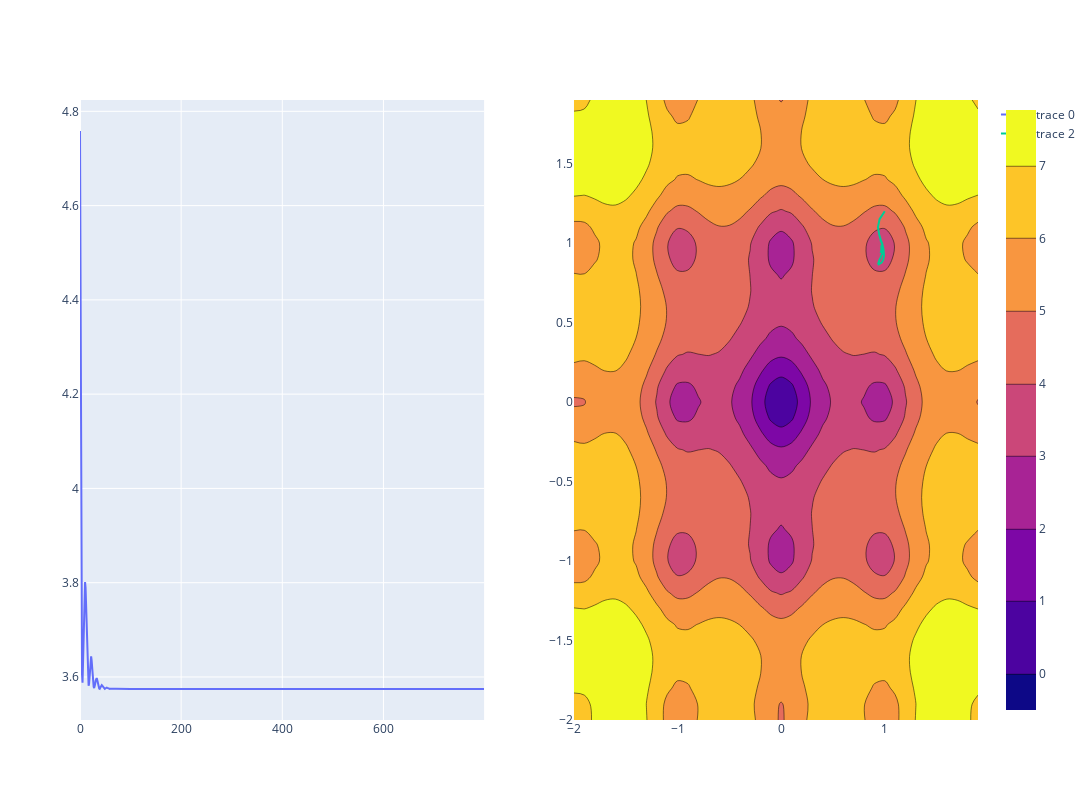

The code cell stored with this chart in its notebook:
### Code cell
m = of.Ackley(start=[1.0, 1.2], bounds=5)
ackley_sgdlevy = of.OptimisationProblem(
    m,
    torch.optim.Adam(m.parameters(), lr=0.05),
    n_epochs = 800
)
losses, params, preds = ackley_sgdlevy.run()
fig2 = ackley_sgdlevy.visualise((-2, 2), (-2, 2), 0.1, render="contour")
fig2.show()

### Figure 1 — Plotly figure (JSON) as saved in the notebook; plotly's stock layout.template omitted (floating-point values rounded to 4 significant figures; data arrays with more than 128 entries replaced by an {"elided": "..."} marker saying what was removed)
{"data": [{"type": "scatter", "x": {"elided": "800 int values"}, "xaxis": "x", "y": {"elided": "800 float values"}, "yaxis": "y"}, {"type": "contour", "x": [-2, -1.9, -1.8, -1.7, -1.6, -1.5, -1.4, -1.3, -1.2, -1.1, -1.0, -0.9, -0.8, -0.7, -0.6, -0.5, -0.4, -0.3, -0.2, -0.1, 1.776e-15, 0.1, 0.2, 0.3, 0.4, 0.5, 0.6, 0.7, 0.8, 0.9, 1.0, 1.1, 1.2, 1.3, 1.4, 1.5, 1.6, 1.7, 1.8, 1.9], "xaxis": "x2", "y": [-2, -1.9, -1.8, -1.7, -1.6, -1.5, -1.4, -1.3, -1.2, -1.1, -1.0, -0.9, -0.8, -0.7, -0.6, -0.5, -0.4, -0.3, -0.2, -0.1, 1.776e-15, 0.1, 0.2, 0.3, 0.4, 0.5, 0.6, 0.7, 0.8, 0.9, 1.0, 1.1, 1.2, 1.3, 1.4, 1.5, 1.6, 1.7, 1.8, 1.9], "yaxis": "y2", "z": {"elided": "40x40 float values"}}, {"text": {"elided": "800 str values"}, "type": "scatter", "x": {"elided": "801 float values"}, "xaxis": "x2", "y": {"elided": "801 float values"}, "yaxis": "y2"}], "layout": {"autosize": false, "height": 800, "width": 1600, "xaxis": {"anchor": "y", "domain": [0, 0.45]}, "xaxis2": {"anchor": "y2", "domain": [0.55, 1]}, "yaxis": {"anchor": "x", "domain": [0, 1]}, "yaxis2": {"anchor": "x2", "domain": [0, 1]}}}
